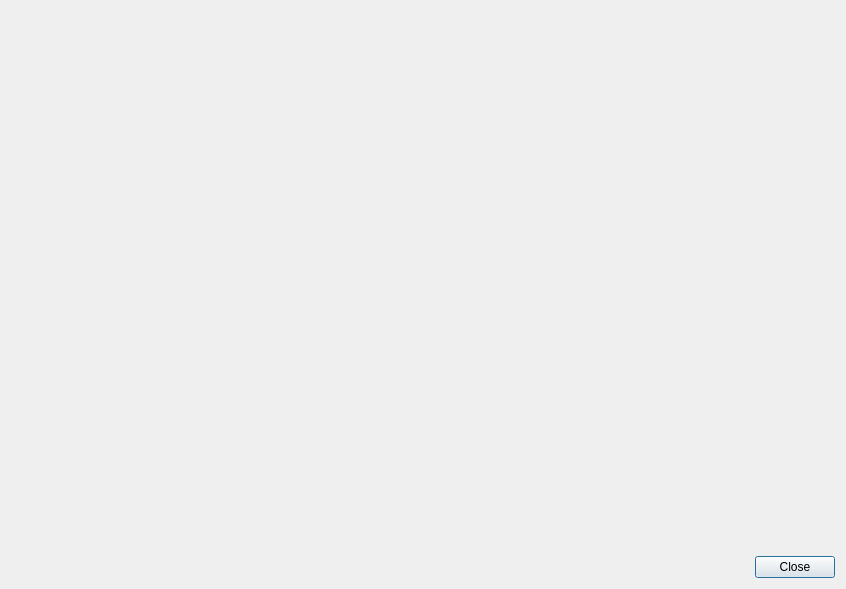
<?xml version="1.0" encoding="UTF-8"?>
<ui version="4.0">
 <class>waitingNoticesDlg</class>
 <widget class="QDialog" name="waitingNoticesDlg">
  <property name="geometry">
   <rect>
    <x>0</x>
    <y>0</y>
    <width>846</width>
    <height>589</height>
   </rect>
  </property>
  <property name="windowTitle">
   <string>Waiting notices</string>
  </property>
  <layout class="QVBoxLayout" name="verticalLayout">
   <item>
    <widget class="T_SqlTableWidget" name="sqlTableWidget" native="true"/>
   </item>
   <item>
    <widget class="QDialogButtonBox" name="buttonBox">
     <property name="orientation">
      <enum>Qt::Horizontal</enum>
     </property>
     <property name="standardButtons">
      <set>QDialogButtonBox::Close</set>
     </property>
    </widget>
   </item>
  </layout>
 </widget>
 <customwidgets>
  <customwidget>
   <class>T_SqlTableWidget</class>
   <extends>QWidget</extends>
   <header>T_SqlTableWidget.hpp</header>
   <container>1</container>
  </customwidget>
 </customwidgets>
 <resources/>
 <connections>
  <connection>
   <sender>buttonBox</sender>
   <signal>accepted()</signal>
   <receiver>waitingNoticesDlg</receiver>
   <slot>accept()</slot>
   <hints>
    <hint type="sourcelabel">
     <x>248</x>
     <y>254</y>
    </hint>
    <hint type="destinationlabel">
     <x>157</x>
     <y>274</y>
    </hint>
   </hints>
  </connection>
  <connection>
   <sender>buttonBox</sender>
   <signal>rejected()</signal>
   <receiver>waitingNoticesDlg</receiver>
   <slot>reject()</slot>
   <hints>
    <hint type="sourcelabel">
     <x>316</x>
     <y>260</y>
    </hint>
    <hint type="destinationlabel">
     <x>286</x>
     <y>274</y>
    </hint>
   </hints>
  </connection>
 </connections>
</ui>
